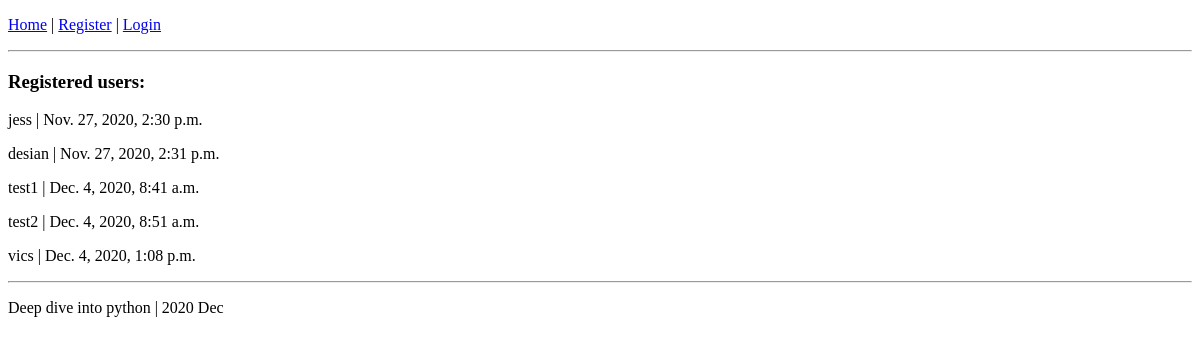
Before: / with the older database file.
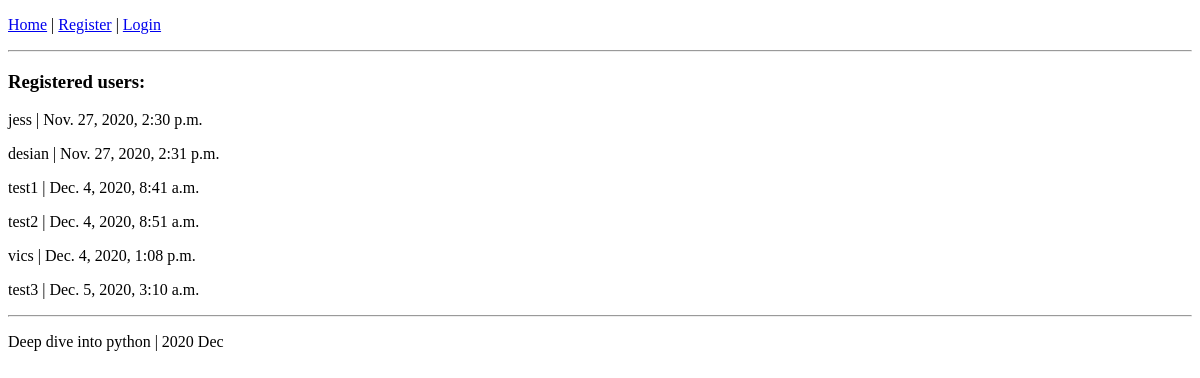
After: the same page with the newer database file.
### account/models.py (models this page shows, shortened)
class Account(AbstractBaseUser):
	email 					= models.EmailField(verbose_name="email", max_length=60, unique=True)
	username 				= models.CharField(max_length=30, unique=True)
	date_joined				= models.DateTimeField(verbose_name='date joined', auto_now_add=True)
	last_login				= models.DateTimeField(verbose_name='last login', auto_now=True)
	is_admin				= models.BooleanField(default=False)
	is_active				= models.BooleanField(default=True)
	is_staff				= models.BooleanField(default=False)
	is_superuser			= models.BooleanField(default=False)
	USERNAME_FIELD = 'email' # which field that user should type for login.
	REQUIRED_FIELDS = ['username',] # required fields other than 'USERNAME_FIELD' of course.
	objects = MyAccountManager()

### personal/views.py (the view)
# urls.py: path("", home_screen_view, name="home"),
def home_screen_view(request):
	context = {}
	accounts = Account.objects.all()
	context['accounts'] = accounts
	return render(request, "personal/home.html", context)

### personal/templates/personal/home.html
{% extends 'base.html' %}
{% block content %}
	<h3>Registered users: </h3>
	{% for account in accounts %}
		<p>{{account.username}} | {{account.date_joined}}</p>
	{% endfor %}
{% endblock content %}

Changed rows visible on the page:
added Account: username "test3", date_joined "Dec. 5, 2020, 3:10 a.m."
